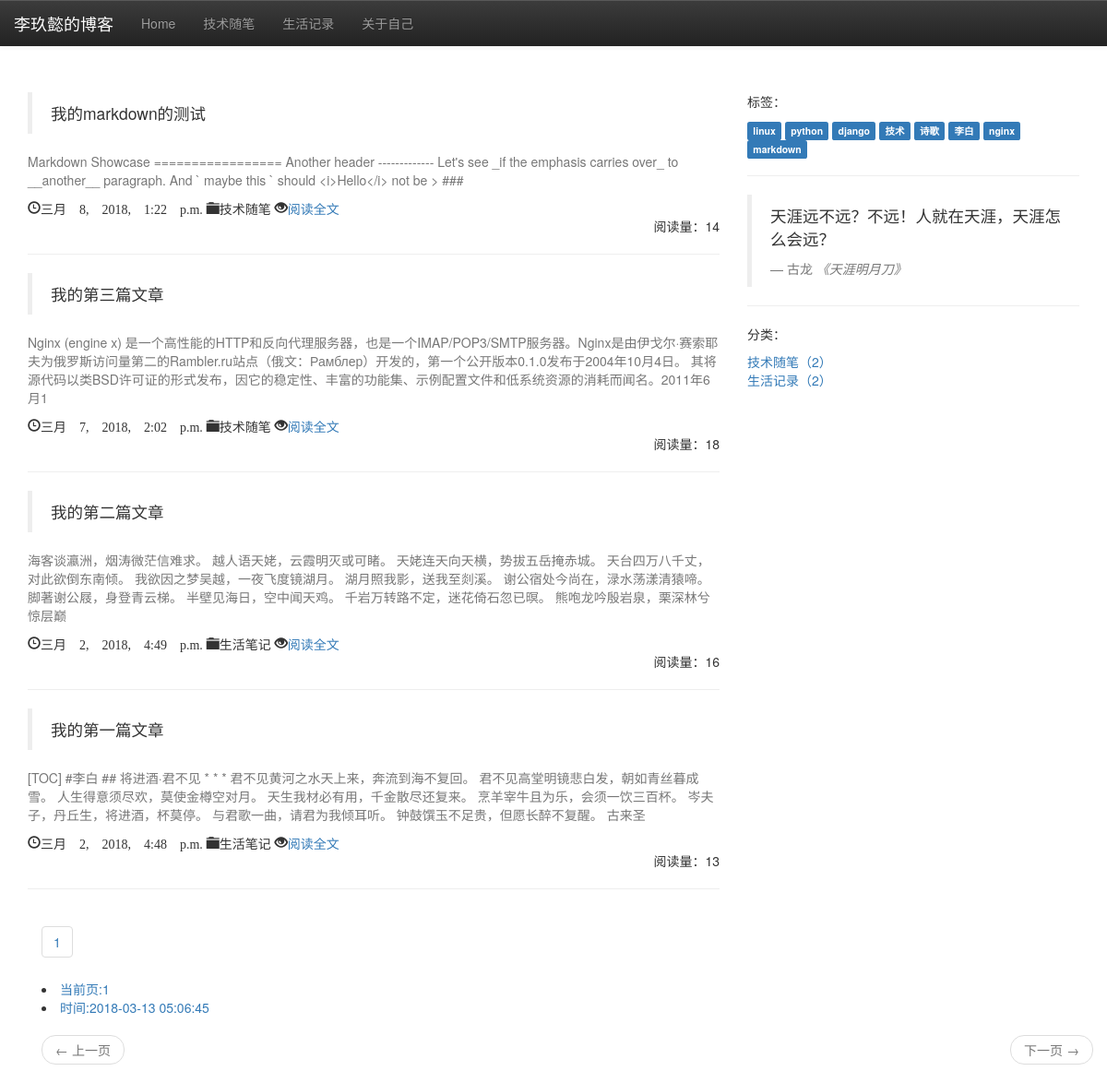
The page / on the database its author committed.
### blog/models.py (models this page shows, shortened)
class Blog(models.Model):
    title = models.CharField(max_length=50, verbose_name='题目')
    content = models.TextField(verbose_name='内容')
    created_time = models.DateTimeField(auto_now_add=True, verbose_name='创建时间')
    changed_time = models.DateTimeField(auto_now=True, verbose_name='修改时间')
    tag = models.ManyToManyField(Tag,verbose_name='标签')
    category = models.ForeignKey(Category, on_delete=models.CASCADE,verbose_name='分类')
    view_count=models.IntegerField(default=0,verbose_name='阅读量')
    class Meta:
        ordering = ['-created_time']
        db_table = '博客'
        verbose_name_plural = '博客'

class Category(models.Model):
    category = models.CharField(max_length=20, verbose_name='分类')
    def __str__(self):
        return self.category
    class Meta:
        db_table = '分类'
        verbose_name_plural = '博客分类'

class Tag(models.Model):
    tag = models.CharField(max_length=20, verbose_name='标签')
    def __str__(self):
        return  self.tag
    class Meta:
        db_table = '标签'
        verbose_name_plural = '博客标签'

### blog/views.py (the view)
# urls.py: path('',views.IndexView.as_view(),name='index'),
class IndexView(ListView):
    model = models.Blog
    template_name = 'index.html'
    context_object_name = 'blogs'
    paginate_by = 5
    def get_context_data(self, *, object_list=None, **kwargs):
        context =super(IndexView, self).get_context_data(**kwargs)
        context['tags'] = models.Tag.objects.all()
        context['time'] = time.strftime('%Y-%m-%d %H:%M:%S',time.localtime(time.time()))
        context['blog_category_learn'] = models.Blog.objects.filter(category__category__contains='技术随笔').count()
        context['blog_category_life'] = models.Blog.objects.filter(category__category__contains='生活笔记').count()
        context['archive']=models.Blog.objects.datetimes('created_time','month',order='DESC',)
        return context

### templates/index.html (shortened to what this page needs)
{% load static %}
<!DOCTYPE html>
<html lang="zh-CN">
<head>
<link rel="stylesheet" href="https://cdn.bootcss.com/bootstrap/3.3.7/css/bootstrap.min.css">
<link rel="stylesheet" href="https://cdn.bootcss.com/bootstrap/3.3.7/css/bootstrap-theme.min.css">
</head>
<body>
 <div class="container">
     <div class="row">
         <nav class="nav navbar-default navbar-fixed-top navbar-inverse" role="navigation">
             <a href="#" class="navbar-brand ">李玖懿的博客</a>
             <div id="navbar" class="collapse navbar-collapse">
                 <ul id="mytab" class="navbar-nav nav">
                     <li ><a href="{% url 'index' %}">Home</a></li>
                     <li ><a href="{% url 'learn' %}">技术随笔</a></li>
                     <li ><a href="{% url 'life' %}">生活记录</a> </li>
                     <li ><a href="">关于自己</a> </li>
                 </ul>
             </div>
         </nav>
     </div>
 </div>
 <br>
 <br>
 <br>
 <br>
 <br>
 <div class="container">
     <div class="row">
         <div class="col-md-8">
             {% for blog in blogs %}
                 <blockquote>{{ blog.title }}</blockquote>
                 <p class="text-muted">{{ blog.content|truncatechars:200 }}</p>
                 <span class="glyphicon glyphicon-time" aria-hidden="true">{{ blog.created_time}}  </span>
                 <span class="glyphicon glyphicon-folder-close" aria-hidden="true">{{ blog.category }}</span>
                 <span class="glyphicon glyphicon-eye-open" aria-hidden="true"><a href="{% url 'index' %}blog/{{ blog.id }}">阅读全文</a></span>
                 <p class="text-right">阅读量：{{ blog.view_count }}</p>
                 <hr>
             {% endfor %}
             <div class="container">
                 <nav aria-label="Page navigation  ">
                     <ul class="pagination">
                         {% for i in paginator.page_range %}
                             <li><a href= "{% url 'index'%}?page={{ i }}">{{ i }}</a></li>
                         {% endfor %}
                     </ul>
                     <li><a href= "">当前页:{{ page_obj.number}}</a></li>
                     <li><a href= "">时间:{{ time}}</a></li>
                </nav>
             <nav aria-label="...">
                 <ul class="pager">
                     {% if page_obj.has_previous %}
                         <li class="previous active"><a href="{% url 'index' %}?page={{ page_obj.previous_page_number }}"><span aria-hidden="true">&larr;</span> 上一页</a></li>
                     {% else %}
                         <li class="previous disabled"><a ><span aria-hidden="true">&larr;</span> 上一页</a></li>
                     {% endif %}
                     {% if page_obj.has_next %}
                         <li class="next active"><a href="{% url 'index' %}?page={{ page_obj.next_page_number }}">下一页 <span aria-hidden="true">&rarr;</span></a></li>
                     {% else %}
                         <li class="next disabled"><a >下一页 <span aria-hidden="true">&rarr;</span></a></li>
                     {% endif %}
                 </ul>
             </div>
         </div>
         <div class="col-md-4">
             <p>标签：</p>
             {% for tag in tags %}
                 <span class="label label-primary ">{{ tag }}</span>
             {% endfor %}
             <hr>
         <blockquote>
             <p>天涯远不远？不远！人就在天涯，天涯怎么会远？</p>
             <footer>古龙 <cite title="Source Title">《天涯明月刀》</cite></footer>
         </blockquote>
         <hr>
         <p>分类：</p>
         <a href="{% url 'learn' %}">技术随笔（{{ blog_category_learn }}）</a>
         <br>
         <a href="{% url 'life' %}">生活记录（{{ blog_category_life  }}）</a>
         </div>
     </div>
 </div>
</body>
</html>

### rows shown on the page
Blog: title "我的markdown的测试", content "Markdown Showcase ================= Another header ------------- Let's see _if the emphasis carries over_ to __another__ paragraph. And ` maybe this ` should <i>Hello</i> not be > ###", created_time "三月 8, 2018, 1:22 p.m.", category "技术随笔", view_count "14"
Blog: title "我的第三篇文章", content "Nginx (engine x) 是一个高性能的HTTP和反向代理服务器，也是一个IMAP/POP3/SMTP服务器。Nginx是由伊戈尔·赛索耶夫为俄罗斯访问量第二的Rambler.ru站点（俄文：Рамблер）开发的，第一个公开版本0.1.0发布于2004年10月4日。 其将源代码以类BSD许可证的形式发布，因它的稳定性、丰富的功能集、示例配置文件和低系统资源的消耗而闻名。2011年6月1", created_time "三月 7, 2018, 2:02 p.m.", category "技术随笔", view_count "18"
Blog: title "我的第二篇文章", content "海客谈瀛洲，烟涛微茫信难求。 越人语天姥，云霞明灭或可睹。 天姥连天向天横，势拔五岳掩赤城。 天台四万八千丈，对此欲倒东南倾。 我欲因之梦吴越，一夜飞度镜湖月。 湖月照我影，送我至剡溪。 谢公宿处今尚在，渌水荡漾清猿啼。 脚著谢公屐，身登青云梯。 半壁见海日，空中闻天鸡。 千岩万转路不定，迷花倚石忽已暝。 熊咆龙吟殷岩泉，栗深林兮惊层巅", created_time "三月 2, 2018, 4:49 p.m.", category "生活笔记", view_count "16"
Blog: title "我的第一篇文章", content "[TOC] #李白 ## 将进酒·君不见 * * * 君不见黄河之水天上来，奔流到海不复回。 君不见高堂明镜悲白发，朝如青丝暮成雪。 人生得意须尽欢，莫使金樽空对月。 天生我材必有用，千金散尽还复来。 烹羊宰牛且为乐，会须一饮三百杯。 岑夫子，丹丘生，将进酒，杯莫停。 与君歌一曲，请君为我倾耳听。 钟鼓馔玉不足贵，但愿长醉不复醒。 古来圣", created_time "三月 2, 2018, 4:48 p.m.", category "生活笔记", view_count "13"
Tag: tag "linux"
Tag: tag "python"
Tag: tag "django"
Tag: tag "技术"
Tag: tag "诗歌"
Tag: tag "李白"
Tag: tag "nginx"
Tag: tag "markdown"

### other values the page prints
{{ i }} "1"
{{ page_obj.number }} "1"
{{ time }} "2018-03-13 05:06:45"
{{ blog_category_learn }} "2"
{{ blog_category_life }} "2"
